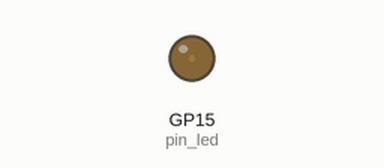
A program run on a simulated Raspberry Pi Pico running CircuitPython. On the bench: output pins drawn as LEDs (lit = HIGH).

Above: at 0.05 s.
At 0.9 s:
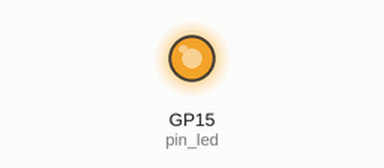
At 1.35 s:
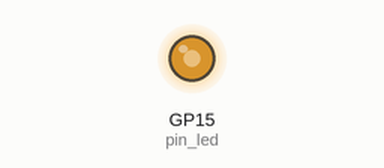
At 1.75 s:
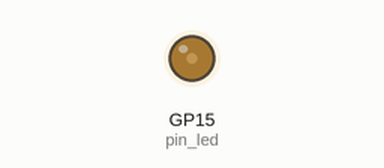
Timing chart, 0 to 4.6 s (numbered marks = the images above):
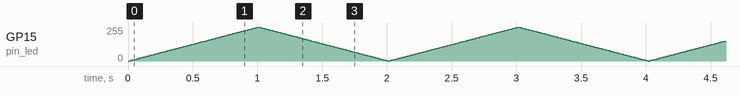

The program:

code.py
```python
# code.py for Raspberry Pi Pico
# Lab 02_pwm_led
# Dim external RED LED using PWM

import board
import pwmio
import time

# Initialize GPIO pin for Pulse Width Modulation (PWM)
# Note: Pico's physical pin #20 is mapped to GP15
pin_led = pwmio.PWMOut(board.GP15, frequency=60)

while True:
    # Increase voltage on PWM pin
    for i in range(100):
        pin_led.duty_cycle = int(65535 * i / 100)
        time.sleep(0.01)
    # Decrease voltage on PWM pin
    for i in range(100):
        pin_led.duty_cycle = int(65535 * (1 - i / 100))
        time.sleep(0.01)
```
